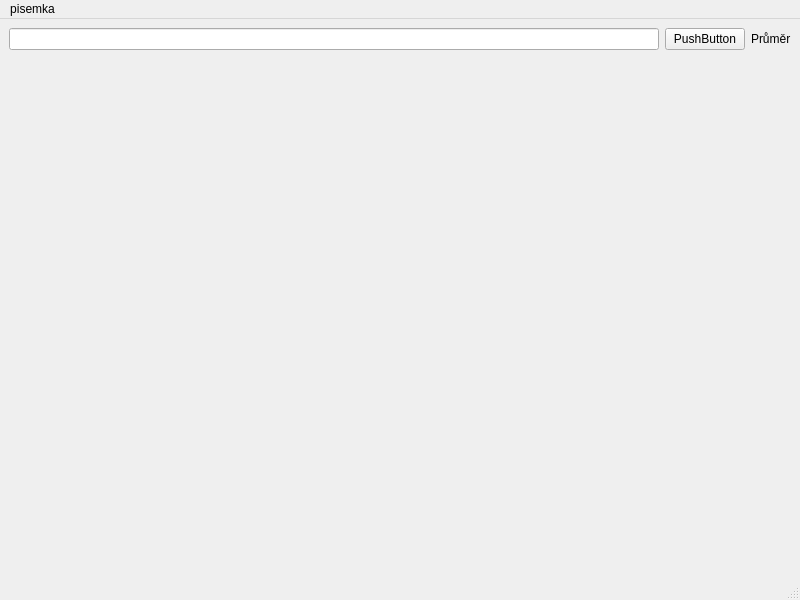
<?xml version="1.0" encoding="UTF-8"?>
<ui version="4.0">
 <class>MainWindow</class>
 <widget class="QMainWindow" name="MainWindow">
  <property name="geometry">
   <rect>
    <x>0</x>
    <y>0</y>
    <width>800</width>
    <height>600</height>
   </rect>
  </property>
  <property name="windowTitle">
   <string>MainWindow</string>
  </property>
  <widget class="QWidget" name="centralwidget">
   <layout class="QGridLayout" name="gridLayout">
    <item row="0" column="1">
     <widget class="QPushButton" name="pushButton">
      <property name="text">
       <string>PushButton</string>
      </property>
     </widget>
    </item>
    <item row="0" column="2">
     <widget class="QLabel" name="labelPrumer">
      <property name="text">
       <string>Průměr</string>
      </property>
     </widget>
    </item>
    <item row="0" column="0">
     <widget class="QLineEdit" name="lineEditZnamky"/>
    </item>
    <item row="1" column="0">
     <spacer name="verticalSpacer">
      <property name="orientation">
       <enum>Qt::Orientation::Vertical</enum>
      </property>
      <property name="sizeHint" stdset="0">
       <size>
        <width>20</width>
        <height>40</height>
       </size>
      </property>
     </spacer>
    </item>
   </layout>
  </widget>
  <widget class="QMenuBar" name="menubar">
   <property name="geometry">
    <rect>
     <x>0</x>
     <y>0</y>
     <width>800</width>
     <height>24</height>
    </rect>
   </property>
   <widget class="QMenu" name="menupisemka">
    <property name="title">
     <string>pisemka</string>
    </property>
   </widget>
   <addaction name="menupisemka"/>
  </widget>
  <widget class="QStatusBar" name="statusbar"/>
 </widget>
 <resources/>
 <connections/>
</ui>
